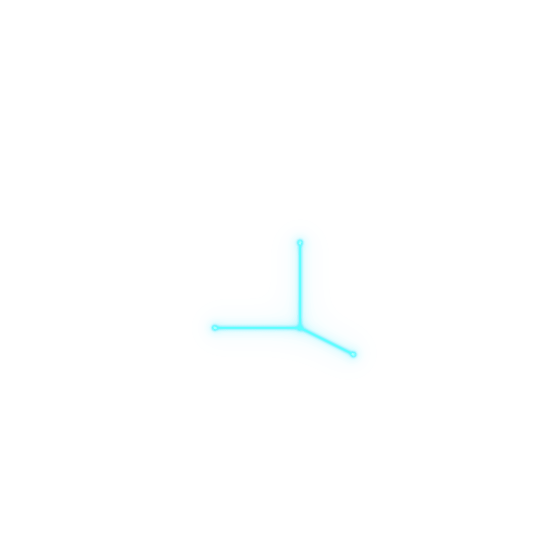
#> input picture plymouth/frame-0002.png, 1080 x 1080 px, given as the content of the folder plymouth/frame-0002.png, which was not available (shown at 1/2 size)
$ python check.py plymouth/frame-0002.png plymouth/frame-0003.png
#> lines starting #> are read from the running program, lines starting #| are printed output that depends on the picture
import glob, os, sys
import numpy as np
from PIL import Image

# usage: check.py <committed_dir> <regenerated_dir>
# Whether a committed directory (plymouth/, logos/, wallpapers/, palette/) is what the sources
# make: every file in one is in the other, text byte for byte, and each pair of images looks the
# same over black - as Plymouth and a dark page show them. Images are not compared byte for
# byte: OpenCV picks its vector code by the processor, so a blur or a resize can land a shade
# apart on another machine where nothing was changed.
A = sys.argv[1]
B = sys.argv[2]

# Mean and largest per-channel difference allowed, out of 255, by directory. The logos and the
# wallpapers are drawn straight from the sources: one shade of OpenCV rounding is all that may
# move (a cyan 6/255 off moves the dark wallpaper's lines by 4 and the logos by 6). The Plymouth
# frames go through pngquant, whose palette follows the pixels: a shade there can move a whole
# palette entry, so only a changed drawing fails.
TOLERANCE = {"logos": (0.05, 2), "wallpapers": (0.05, 2), "plymouth": (1.0, 48)}


def on_black(path):
    im = Image.open(path).convert("RGBA")
#> im is the input picture: PIL image 1080x1080 RGBA; mean R, G, B, A 67.5, 117.8, 85.2, 1
    bg = Image.new("RGBA", im.size, (0, 0, 0, 255))
    bg.alpha_composite(im)
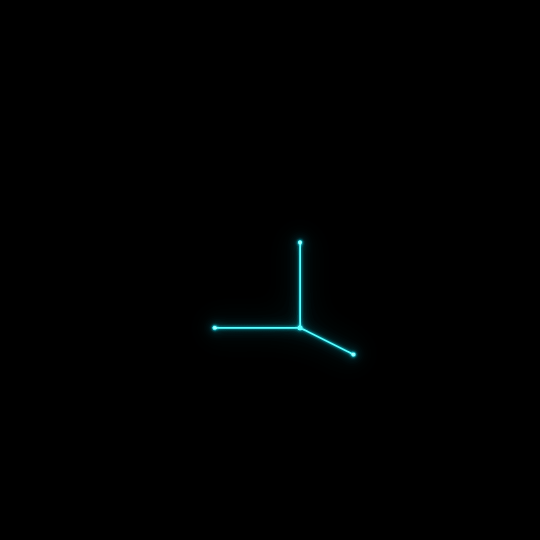
#> bg: PIL image 1080x1080 RGBA (shown at 1/2 size); mean R, G, B, A 0.1, 1, 1, 255
    return np.asarray(bg.convert("RGB"), np.int16)


def differs(a, b):
    if not a.endswith(".png"):
        return None if open(a, "rb").read() == open(b, "rb").read() else "differs from what the sources make"
    x, y = on_black(a), on_black(b)
    if x.shape != y.shape:
        return f"{x.shape[1]}x{x.shape[0]} committed, {y.shape[1]}x{y.shape[0]} made"
#> (the run stopped early here; a loop or call above may not have finished)

$ run again, on plymouth/frame-0006.png
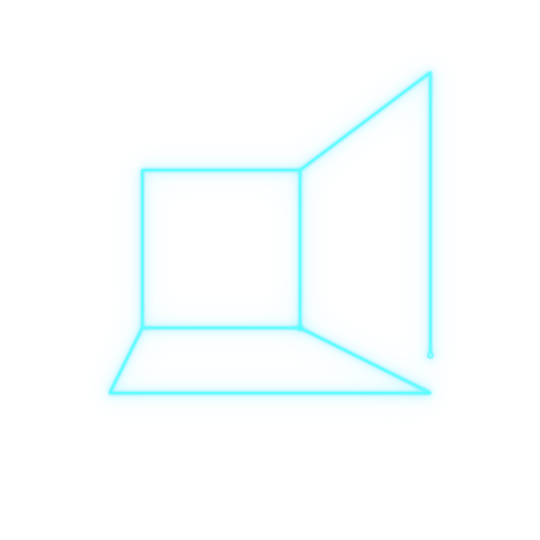
#> input picture plymouth/frame-0006.png, 1080 x 1080 px, given as the content of the folder plymouth/frame-0006.png, which was not available (shown at 1/2 size)
#> in on_black, im is the input picture: PIL image 1080x1080 RGBA; mean R, G, B, A 50.8, 146.2, 129.2, 6.4
#> in on_black, `bg.alpha_composite(im)`:
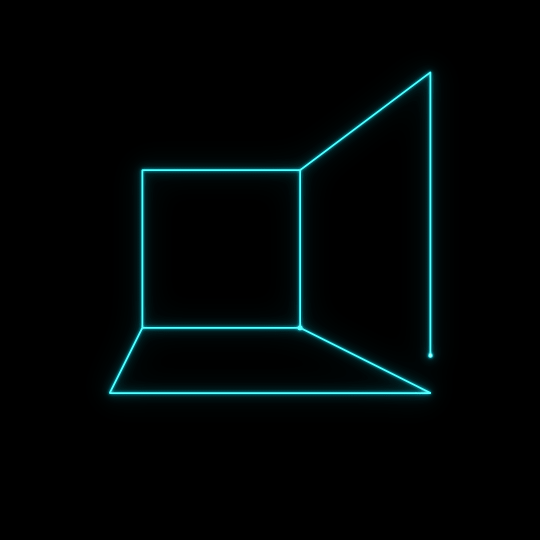
#> bg: PIL image 1080x1080 RGBA (shown at 1/2 size); mean R, G, B, A 0.9, 6, 6.4, 255
